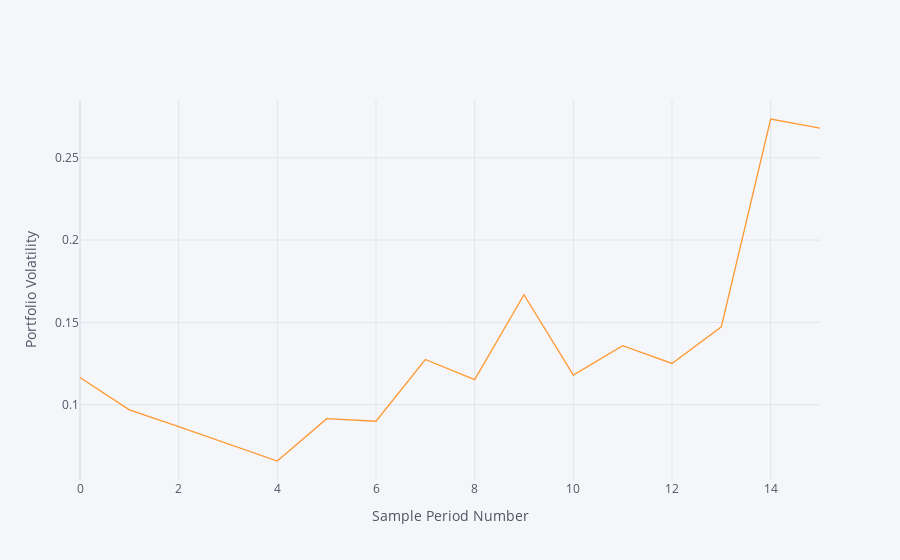

The notebook cell this image was saved under:
### Markdown cell above
Plot volatility ('vol'), Sharpe ratio ('sr') for bot ins and oos data.

### Code cell
rbt.plot_rbt_stats(toplot='vol', p_kind='Maximum Sharpe', s_kind='ins')
